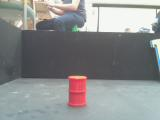
#> input picture test_images/scene01_160_120.jpg, 160 x 120 px
$ python -i CVzero.py   (imports and definitions only)   (older library calls are emulated)
#> lines starting #> are read from the running program, lines starting #| are printed output that depends on the picture
import cv2, numpy as np

font = cv2.FONT_HERSHEY_SIMPLEX

class Tracker:
    def __init__(self):
        # What mode?
        self.mode = 'learn'
        # Propertieis about the learnt object
        self.typical_rgb = np.array([0, 0, 0])
        self.max_rgb = np.array([0, 0, 0])
        self.min_rgb = np.array([0, 0, 0])
        # Properties about the tracked object
        self.objects = {}
        self.location = [0, 0]
        self.size = [0, 0]
        self.angle = 0
        self.last_seen = 0


    def new_image(self, image):
        if self.mode == 'learn':
            self._learn_block(image)
        elif self.mode == 'tracker':
            return self._get_block(image)

    def _learn_block(image):
        pass

    def _get_block(self, image):
        # Flag for whether or not valid objects that pass all filters were detected
        valid_objects = False
        self.objects = {}
        # Convert image type to HSV
        hsv = cv2.cvtColor(image, cv2.COLOR_BGR2HSV)
        # Look for colours in that hue range
        block = cv2.inRange(hsv, self.min_rgb, self.max_rgb)
        # Get rid of some noise
        mask = cv2.erode(block, None, iterations=2)
        # Find the contours of the blob so we can draw a rectangle around it
        if int(cv2.__version__[0]) >= 4:
            contours, hierarchy = cv2.findContours(mask, cv2.RETR_EXTERNAL, cv2.CHAIN_APPROX_SIMPLE)
        else:
            _, contours, hierarchy = cv2.findContours(mask, cv2.RETR_EXTERNAL, cv2.CHAIN_APPROX_SIMPLE)

        for obj_id, contour in enumerate(contours):
            # Filter by area of contour
            area = cv2.contourArea(contour)
            if(area>300):
                x,y,w,h = cv2.boundingRect(contour)
                # Draw bounding box
                im2 = cv2.rectangle(image,(x,y),(x+w,y+h),(255,0,0),3)
                # Add object ID to center of detected object
                cv2.putText(im2, str(obj_id), (int(x + w/2), int(y + h/2)), font, 0.5, (0, 0, 255), 1, cv2.LINE_AA)
                # Add object and it's parameters to "objects" dict
                self.objects[obj_id] = [x, y, w, h]
                flag = True
        if flag:
            # return image with overlay if valid objects detected
            return im2, self.objects
        # return input image (no valid objects detected)
        return image, self.objects


>>> import cv2
>>> picture = cv2.imread('../test_images/scene01_160_120.jpg', cv2.IMREAD_GRAYSCALE)
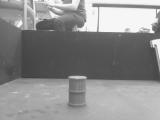
#> picture: shape (120, 160); min 60, max 255, mean 140.9
#> (the run stopped early here; a loop or call above may not have finished)

$ run again, on test_images/scene02_160_120.jpg
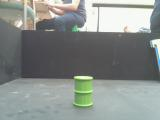
#> input picture test_images/scene02_160_120.jpg, 160 x 120 px
#> `picture = cv2.imread('../test_images/scene01_160_120.jpg', cv2.IMREAD_..`:
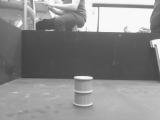
#> picture: shape (120, 160); min 60, max 255, mean 140
